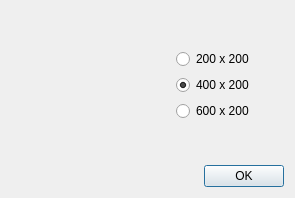
<?xml version="1.0" encoding="UTF-8"?>
<ui version="4.0">
 <class>MagnifierDialog</class>
 <widget class="QDialog" name="MagnifierDialog">
  <property name="geometry">
   <rect>
    <x>0</x>
    <y>0</y>
    <width>295</width>
    <height>198</height>
   </rect>
  </property>
  <property name="windowTitle">
   <string notr="true">Dialog</string>
  </property>
  <property name="windowFilePath">
   <string notr="true"/>
  </property>
  <layout class="QVBoxLayout" name="verticalLayout_2">
   <item>
    <layout class="QHBoxLayout" name="horizontalLayout">
     <item>
      <widget class="QLabel" name="label_2">
       <property name="maximumSize">
        <size>
         <width>130</width>
         <height>150</height>
        </size>
       </property>
       <property name="text">
        <string notr="true"/>
       </property>
       <property name="pixmap">
        <pixmap resource="screencast.qrc">:/pictures/magnifier.png</pixmap>
       </property>
       <property name="scaledContents">
        <bool>true</bool>
       </property>
       <property name="wordWrap">
        <bool>false</bool>
       </property>
      </widget>
     </item>
     <item>
      <layout class="QVBoxLayout" name="verticalLayout">
       <property name="leftMargin">
        <number>30</number>
       </property>
       <property name="rightMargin">
        <number>30</number>
       </property>
       <item>
        <spacer name="verticalSpacer_2">
         <property name="orientation">
          <enum>Qt::Vertical</enum>
         </property>
         <property name="sizeHint" stdset="0">
          <size>
           <width>20</width>
           <height>40</height>
          </size>
         </property>
        </spacer>
       </item>
       <item>
        <widget class="QRadioButton" name="radioButton1">
         <property name="text">
          <string notr="true">200 x 200</string>
         </property>
        </widget>
       </item>
       <item>
        <widget class="QRadioButton" name="radioButton2">
         <property name="text">
          <string notr="true">400 x 200</string>
         </property>
         <property name="checked">
          <bool>true</bool>
         </property>
        </widget>
       </item>
       <item>
        <widget class="QRadioButton" name="radioButton3">
         <property name="text">
          <string notr="true">600 x 200</string>
         </property>
        </widget>
       </item>
       <item>
        <spacer name="verticalSpacer">
         <property name="orientation">
          <enum>Qt::Vertical</enum>
         </property>
         <property name="sizeHint" stdset="0">
          <size>
           <width>20</width>
           <height>40</height>
          </size>
         </property>
        </spacer>
       </item>
      </layout>
     </item>
    </layout>
   </item>
   <item>
    <widget class="QDialogButtonBox" name="buttonBox">
     <property name="standardButtons">
      <set>QDialogButtonBox::Ok</set>
     </property>
    </widget>
   </item>
  </layout>
 </widget>
 <resources>
  <include location="screencast.qrc"/>
 </resources>
 <connections/>
</ui>
